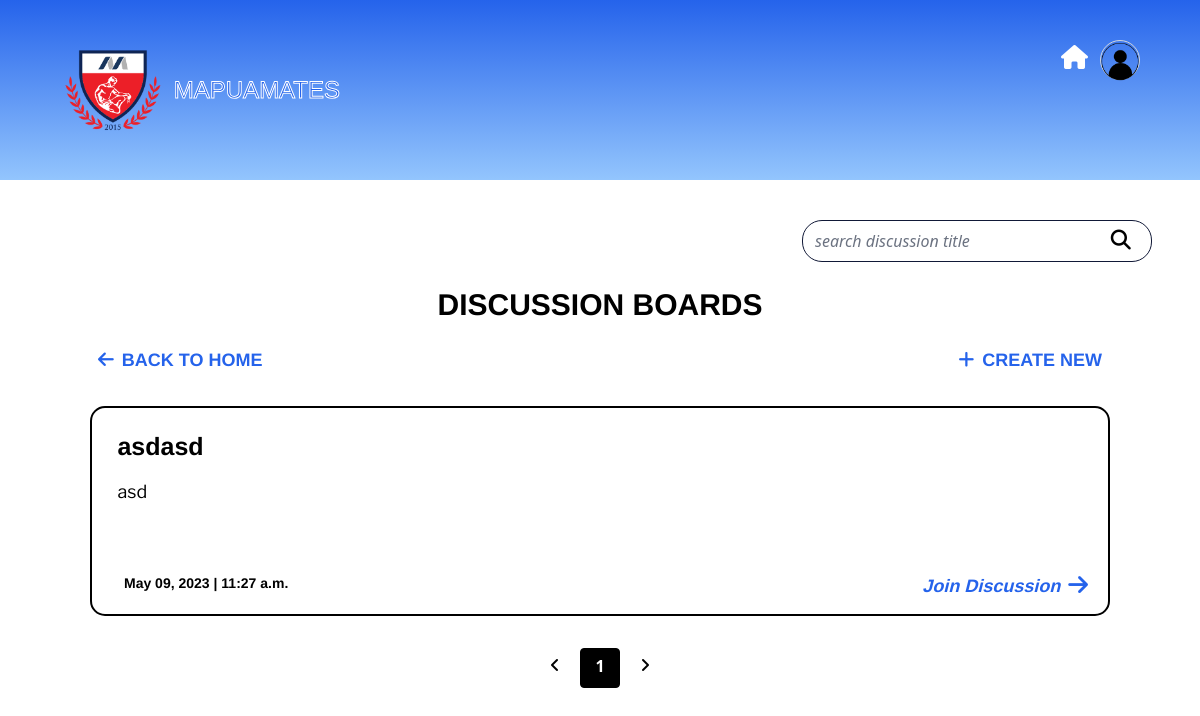
The app's page /discussions/boards/ with its own data.
### discussions/models.py (models this page shows, shortened)
class DiscussionGroups(models.Model):
    user_id = models.ForeignKey(User, on_delete=models.CASCADE)
    disc_title = models.CharField(max_length=255)
    disc_description = models.CharField(max_length=2255)
    date_added = models.DateTimeField(default=now)

### discussions/views.py (the view)
def DiscussionBoard(request):
    if request.method == "POST":
        search_value = request.POST['search_value']
        disc_data = DiscussionGroups.objects.filter(disc_title__contains = search_value).order_by('-id')
    else:
        disc_data = DiscussionGroups.objects.all().order_by('-id')
    paginator = Paginator(disc_data, 5)
    page_number = request.GET.get("page")
    page_obj = paginator.get_page(page_number)
    return render(request, 'discussions/disc_board.html', {'disc_data':disc_data,'page_obj':page_obj})

### templates/discussions/disc_board.html (shortened to what this page needs)
{% extends "base.html" %}
{% block content %}
{% load static %}
{% include "partials/navbar.html" %}
<div class="mt-10 flex flex-row">
    <form method="POST" class="ml-auto mr-12" action=""> {% csrf_token %}
        <button type="submit" class="ml-[19.3rem] mt-[.15rem] absolute"><i class="fa-solid fa-magnifying-glass text-[#000] fa-lg mt-[17px]"></i></button>
        <input placeholder="search discussion title" type='text' name="search_value" class="pr-[40px] w-[350px] border-[1px] border-[#111937] rounded-[20px] focus:ring-[1px] focus:ring-[#6e87da] focus:border-[1px] focus:border-[#6e87da]">
    </form>
</div>
<p class="ArimoBold text-[30px] text-center mt-5">DISCUSSION BOARDS</p>
<div class="flex flex-row w-[85%] m-auto ">
    <a href="{% url 'home' %}" class="ml-2"><p class="ArimoBold text-[18px] text-center mt-5 text-[#2563EB]"><i class="fa-solid fa-arrow-left mr-2"></i></i>BACK TO HOME</p></a>
    <a href="{% url 'create-board' %}" class="ml-auto mr-2 "><p class="ArimoBold text-[18px] text-center mt-5 text-[#2563EB]"><i class="fa-solid fa-plus mr-2"></i>CREATE NEW</p></a>
</div>
<div class="mt-8 pb-10">
    {% for disc in page_obj %}
    <div class="border-[2px] border-black rounded-[15px] h-[210px] w-[85%] m-auto mt-4">
        <div class="w-[95%] m-auto ">
            <p class="ArimoBold text-[25px] mt-5">{{disc.disc_title}}</p>
            <div class="overflow-hidden text-ellipsis h-[80px] mt-3">
                <p class="LibreFranklinRegular text-[18px]  ">{{disc.disc_description}}</p>
            </div>
        </div>
        <div class="flex flex-row ml-auto">
            <span class="ml-8 mt-[15px] ArimoBold text-[14px]">{{disc.date_added|date:"M d, Y"}} | {{disc.date_added|time:"h:i a"}}</span>
            <a href="{% url 'discussion-details' disc.id %}" class="ml-auto mr-5 mt-[15px] "><span class="ArimoBold text-[18px] text-[#2563EB]"><i><b>Join Discussion</b></i><i class="ml-2 fa-solid fa-arrow-right fa-lg"></i></span></a>
        </div>
    </div>
    {% endfor %}
    <div class="m-auto  w-[70%] mt-8">
        <div class="flex flex-row justify-center text-primary">
            {% if page_obj.has_previous %}
                <a href="?page={{ page_obj.previous_page_number }}" class="mr-3 mt-[5px]"><i class="fa-solid fa-angle-left"></i></a>
            {% else %}
                <span class="mr-3 mt-[5px] pointer-events-none"><i class="fa-solid fa-angle-left text-active" ></i></span>
            {% endif %}
            {% for pages in page_obj.paginator.page_range %}
                {% if page_obj.number == pages %}
                    <a href="?page={{pages}}" class="mx-2 w-[40px] h-[40px] text-center border-[1px] text-[white]  border-black bg-black rounded   font-bold">
                        <div class="mt-[5px]">
                            <span>{{ pages }}</span>
                        </div>
                    </a>
                {% else %}
                    <a href="?page={{pages}}" class="mx-2  w-[40px] h-[40px] text-center border-[1px] border-black rounded hover:bg-black hover:text-[white] font-bold">
                        <div class="mt-[5px]">
                            <span>{{ pages }}</span>
                        </div>
                    </a>
                {% endif %}
            {% endfor %}
            {% if page_obj.has_next %}
                <a href="?page={{ page_obj.next_page_number }}" class="ml-3 mt-[5px]"><i class="fa-solid fa-angle-right"></i></a>
            {% else %}
                <a href="" class="ml-3 mt-[5px] pointer-events-none"><i class="fa-solid fa-angle-right text-active"></i></a>
            {% endif %}
        </div>
    </div>
</div>
{% endblock  %}

### records on screen
DiscussionGroups: disc_title "asdasd", disc_description "asd", date_added "May 09, 2023", date_added "11:27 a.m."

### other values on screen
{{ pages }} "1"
